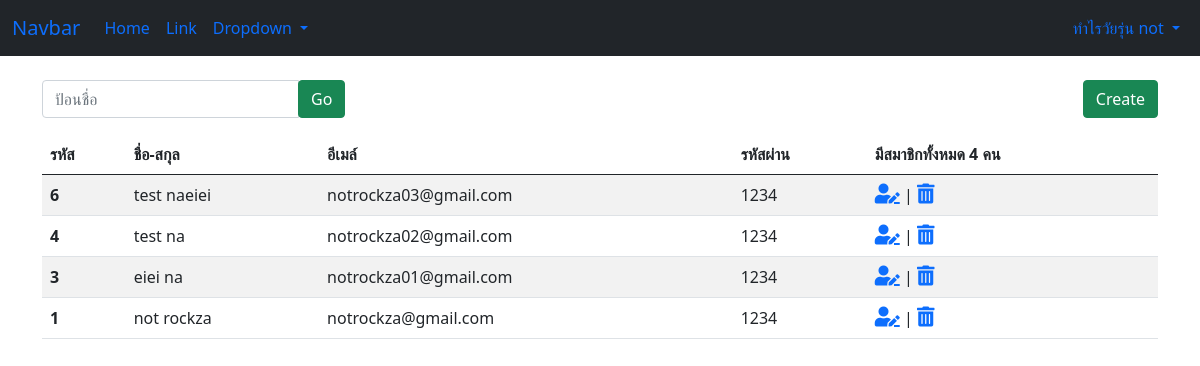
The page /member/management (signed in) on the database its author committed.
### database/models.py (models this page shows)
class Member(models.Model):
    firstname=models.CharField(max_length=50)
    lastname=models.CharField(max_length=50)
    email=models.EmailField(unique=True)
    password=models.CharField(max_length=10)

### project/views.py (the view)
# urls.py: path('member/management',MemberManagement,name="mem_management"),
def MemberManagement(request):
    if not isLogin(request):
        return redirect('/')
    form = SearchForm()
    if request.method == 'POST':
        kw = request.POST.get("name","")
        data = Member.objects.filter(
            Q(firstname__contains = kw) |
            Q(lastname__contains = kw)).order_by("-id")
        count = data.count()
    else:
        data = Member.objects.all().order_by("-id")
        count = data.count()
    vars = {'form':form,'data':data,'count':count,}
    return render(request,"member-management.html",vars)

### project/forms.py
class SearchForm(forms.Form):
    name = forms.CharField(
        label='',
        required=False,
        widget=forms.TextInput(attrs={'class': 'form-control', 'placeholder': 'ป้อนชื่อ'})
)

### project/views.py (called while the page is built)
def isLogin(request):
      chk = True
      if 'id' not in request.session:
         chk = False
      return chk

### project/templates/member-management.html (shortened to what this page needs)
{% extends 'main.html' %}
{% block body %}
<br>
<div class="form-inline d-flex justify-content-between mb-3">
    <form method="POST" class="form-inline">
         <div class="input-group">
           {{form.name}}
            <div class="input-group-append">
                <button class="btn btn-success" type="submit">Go</button>
            </div>
        </div>
    </form>
    <a class="btn btn-success" href="{% url 'mem_create' %}">Create</a>
</div>
    <table class="table table-striped">
        <thead>
          <tr>
            <th scope="col">รหัส</th>
            <th scope="col">ชื่อ-สกุล</th>
            <th scope="col">อีเมล์</th>
            <th scope="col">รหัสผ่าน</th>
            <th>มีสมาชิกทั้งหมด {{count}} คน</th>
          </tr>
        </thead>
        <tbody>{% for p in data %}
            <tr>
                <th scope="row">{{p.id}}</th>
                <td>{{p.firstname}} {{p.lastname}}</td>
                <td>{{p.email}}</td>
                <td>{{p.password}}</td>
                <td>
                    <a href="{% url 'mem_update' id=p.id %}" class="fas fa-user-edit fs-5"> </a> |
                    <a href="javascript:del('{% url 'mem_delete' id=p.id %}')" class="fas fa-trash-alt fs-5"> </a>
                </td>
            </tr>
            {% endfor %}
        </tbody>
    </table>
{% endblock body %}

### project/templates/main.html (shortened to what this page needs)
<!DOCTYPE html>
<html lang="en">
<head>
    <link rel="stylesheet" href="https://cdnjs.cloudflare.com/ajax/libs/font-awesome/5.15.3/css/all.min.css" />
    <link href="https://cdn.jsdelivr.net/npm/bootstrap@5.0.0/dist/css/bootstrap.min.css" rel="stylesheet">
</head>
<body>
    {% with id=request.session.id firstname=request.session.firstname %}
      {% if id %}
             {% include 'main-nav.html' %}
      {% endif %}
    {% endwith %}
<div class="container">
    {% block body %}
    {% endblock body %}
</div>
</body>
</html>

### project/templates/main-nav.html (shortened to what this page needs)
<nav class="navbar navbar-expand-lg navbar-secondary bg-dark">
    <div class="container-fluid">
      <a class="navbar-brand" href="#">Navbar</a>
      <div class="collapse navbar-collapse" id="navbarSupportedContent">
        <ul class="navbar-nav me-auto mb-2 mb-lg-0">
          <li class="nav-item">
            <a class="nav-link active" aria-current="page" href="#">Home</a>
          </li>
          <li class="nav-item">
            <a class="nav-link" href="#">Link</a>
          </li>
          <li class="nav-item dropdown">
            <a class="nav-link dropdown-toggle" href="#" id="navbarDropdown" role="button" data-bs-toggle="dropdown" aria-expanded="false">
              Dropdown
            </a>
          </li>
        </ul>
        <ul class="navbar-nav mb-2 mb-lg-0">
            <li class="nav-item dropdown">
              <a class="nav-link dropdown-toggle" href="#" id="navbarDropdown" role="button" data-bs-toggle="dropdown" aria-expanded="false">
                 ทำไรวัยรุ่น {{firstname}}
              </a>
            </li>
        </ul>
      </div>
    </div>
  </nav>

### rows shown on the page
Member: firstname "not", id "1", lastname "rockza", email "notrockza@gmail.com", password "1234"
Member: id "6", firstname "test", lastname "naeiei", email "notrockza03@gmail.com", password "1234"
Member: id "4", firstname "test", lastname "na", email "notrockza02@gmail.com", password "1234"
Member: id "3", firstname "eiei", lastname "na", email "notrockza01@gmail.com", password "1234"

### other values the page prints
{{ count }} "4"
